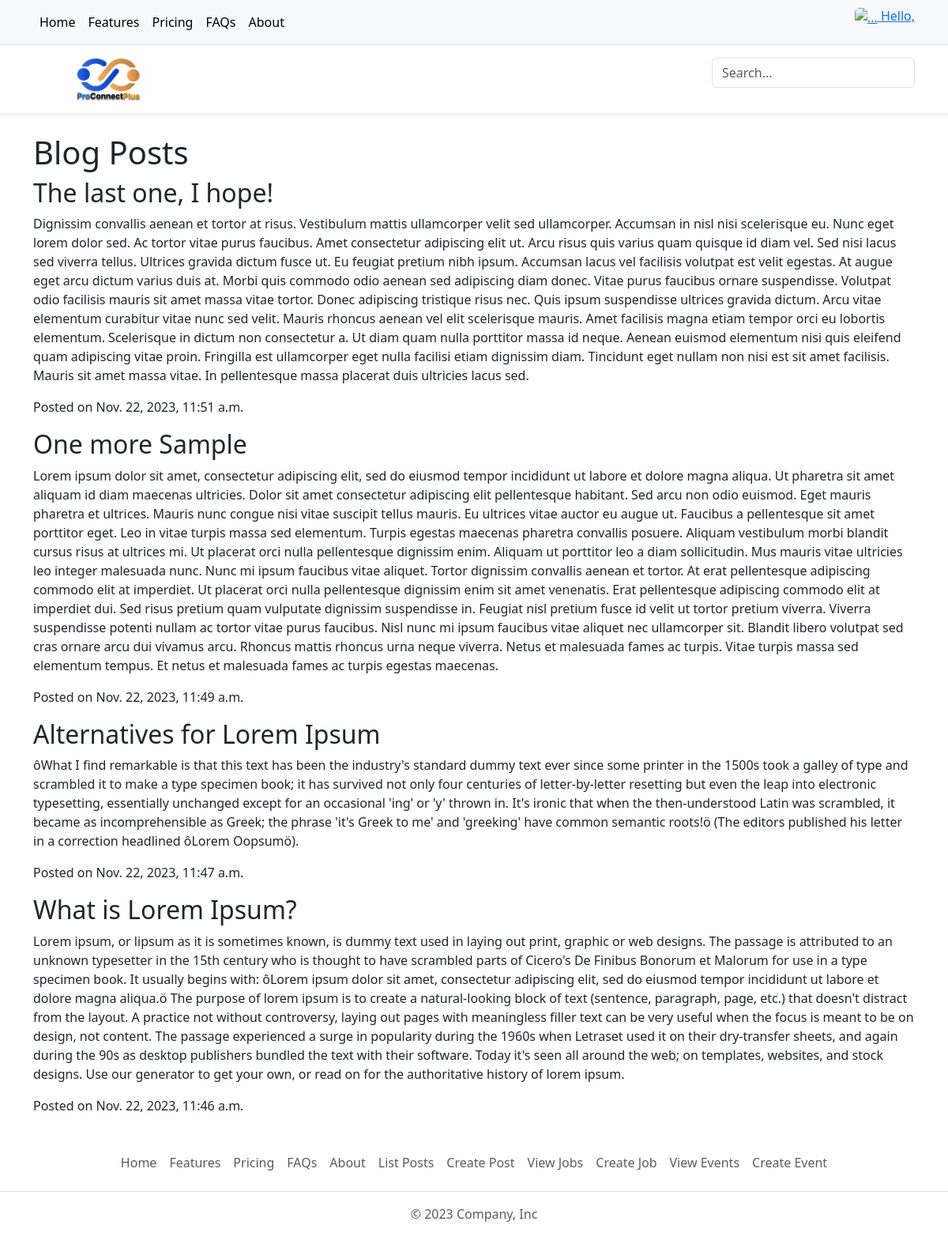
Screenshot of /blog/ with the database file from the repository.
### blog/models.py (models this page shows, shortened)
class Post(models.Model):
    title = models.CharField(max_length=200)
    content = models.TextField()
    author = models.ForeignKey(User, on_delete=models.CASCADE)
    created_at = models.DateTimeField(auto_now_add=True)
    updated_at = models.DateTimeField(auto_now=True)

### blog/views.py (the view)
# urls.py: path('', views.post_list, name='post_list'),
def post_list(request):
    posts = Post.objects.all().order_by('-created_at')
    return render(request, 'post_list.html', {'posts': posts})

### blog/templates/post_list.html
{% extends "proconnectplus/base.html" %}
{% block content %}
  <h1>Blog Posts</h1>
  {% for post in posts %}
    <div>
      <h2>{{ post.title }}</h2>
      <p>{{ post.content }}</p>
      <p>Posted on {{ post.created_at }}</p>
    </div>
  {% endfor %}
{% endblock %}

### rows the page displays
Post: title "The last one, I hope!", content "Dignissim convallis aenean et tortor at risus. Vestibulum mattis ullamcorper velit sed ullamcorper. Accumsan in nisl nisi scelerisque eu. Nunc eget lorem dolor sed. Ac tortor vitae purus faucibus. Amet consectetur adipiscing elit ut. Arcu risus quis varius quam quisque id diam vel. Sed nisi lacus sed viverra tellus. Ultrices gravida dictum fusce ut. Eu feugiat pretium nibh ipsum. Accumsan lacus vel facilisis volutpat est velit egestas. At augue eget arcu dictum varius duis at. Morbi quis commodo odio aenean sed adipiscing diam donec. Vitae purus faucibus ornare suspendisse. Volutpat odio facilisis mauris sit amet massa vitae tortor. Donec adipiscing tristique risus nec. Quis ipsum…", created_at "Nov. 22, 2023, 11:51 a.m."
Post: title "One more Sample", content "Lorem ipsum dolor sit amet, consectetur adipiscing elit, sed do eiusmod tempor incididunt ut labore et dolore magna aliqua. Ut pharetra sit amet aliquam id diam maecenas ultricies. Dolor sit amet consectetur adipiscing elit pellentesque habitant. Sed arcu non odio euismod. Eget mauris pharetra et ultrices. Mauris nunc congue nisi vitae suscipit tellus mauris. Eu ultrices vitae auctor eu augue ut. Faucibus a pellentesque sit amet porttitor eget. Leo in vitae turpis massa sed elementum. Turpis egestas maecenas pharetra convallis posuere. Aliquam vestibulum morbi blandit cursus risus at ultrices mi. Ut placerat orci nulla pellentesque dignissim enim. Aliquam ut porttitor leo a diam…", created_at "Nov. 22, 2023, 11:49 a.m."
Post: title "Alternatives for Lorem Ipsum", content "ôWhat I find remarkable is that this text has been the industry's standard dummy text ever since some printer in the 1500s took a galley of type and scrambled it to make a type specimen book; it has survived not only four centuries of letter-by-letter resetting but even the leap into electronic typesetting, essentially unchanged except for an occasional 'ing' or 'y' thrown in. It's ironic that when the then-understood Latin was scrambled, it became as incomprehensible as Greek; the phrase 'it's Greek to me' and 'greeking' have common semantic roots!ö (The editors published his letter in a correction headlined ôLorem Oopsumö).", created_at "Nov. 22, 2023, 11:47 a.m."
Post: title "What is Lorem Ipsum?", content "Lorem ipsum, or lipsum as it is sometimes known, is dummy text used in laying out print, graphic or web designs. The passage is attributed to an unknown typesetter in the 15th century who is thought to have scrambled parts of Cicero's De Finibus Bonorum et Malorum for use in a type specimen book. It usually begins with: ôLorem ipsum dolor sit amet, consectetur adipiscing elit, sed do eiusmod tempor incididunt ut labore et dolore magna aliqua.ö The purpose of lorem ipsum is to create a natural-looking block of text (sentence, paragraph, page, etc.) that doesn't distract from the layout. A practice not without controversy, laying out pages with meaningless filler text can be very useful when…", created_at "Nov. 22, 2023, 11:46 a.m."
